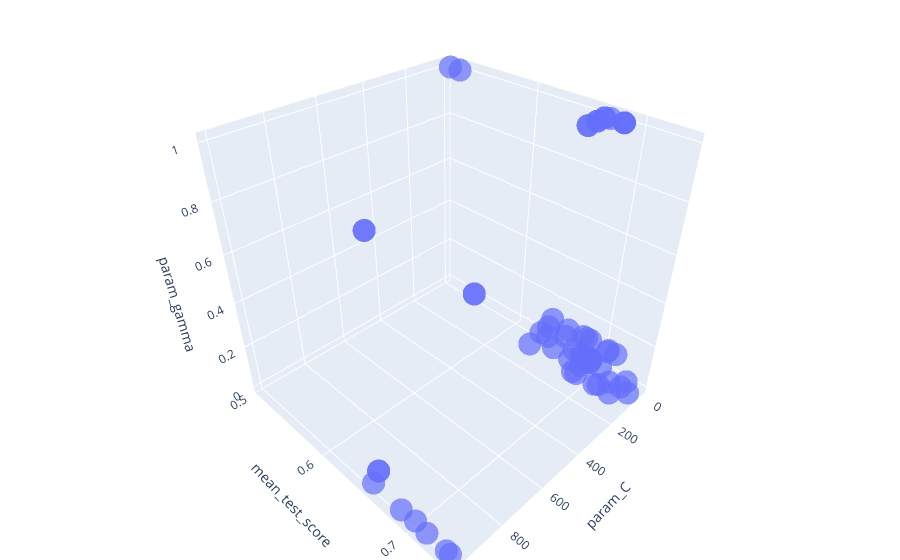

Notebook code cell kept with this figure:
### Code cell
import plotly
import plotly.express as px

fig = px.scatter_3d(GridSearchResult_rbf_WeightedClean[['param_C','mean_test_score','param_gamma']],
                    x = 'param_C',
                    y = 'mean_test_score',
                    z = 'param_gamma',
                    opacity = 0.7)

fig.update_layout(margin = dict(l=0, r=0, b=0, t=0))

### Figure 1 — Plotly figure (JSON) as saved in the notebook; plotly's stock layout.template omitted (floating-point values rounded to 4 significant figures)
{"data": [{"hovertemplate": "param_C=%{x}<br>mean_test_score=%{y}<br>param_gamma=%{z}<extra></extra>", "legendgroup": "", "marker": {"color": "#636efa", "opacity": 0.7, "symbol": "circle"}, "mode": "markers", "name": "", "scene": "scene", "showlegend": false, "type": "scatter3d", "x": [0.1, 0.1, 0.1, 0.1, 0.1, 0.1, 0.1, 0.1, 0.1, 0.1, 0.5, 0.5, 0.5, 0.5, 0.5, 0.5, 0.5, 0.5, 0.5, 0.5, 1, 1, 1, 1, 1, 1, 1, 1, 1, 1, 10, 10, 10, 10, 10, 10, 10, 10, 10, 10, 50, 50, 50, 50, 50, 50, 50, 50, 50, 50, 100, 100, 100, 100, 100, 100, 100, 100, 100, 100, 1000, 1000, 1000, 1000, 1000, 1000, 1000, 1000, 1000, 1000], "y": [0.507, 0.6431, 0.6707, 0.5423, 0.5423, 0.686, 0.686, 0.686, 0.686, 0.686, 0.5189, 0.6821, 0.6821, 0.686, 0.686, 0.686, 0.7132, 0.686, 0.686, 0.686, 0.6744, 0.6784, 0.6784, 0.6859, 0.686, 0.6861, 0.7055, 0.69, 0.686, 0.686, 0.6704, 0.6629, 0.7017, 0.6899, 0.682, 0.6704, 0.7056, 0.7288, 0.6899, 0.686, 0.6704, 0.6472, 0.6553, 0.7173, 0.6742, 0.6704, 0.6668, 0.7289, 0.7365, 0.686, 0.6704, 0.6474, 0.636, 0.7096, 0.686, 0.6704, 0.6552, 0.7133, 0.725, 0.6899, 0.6704, 0.663, 0.6552, 0.6863, 0.7134, 0.6704, 0.663, 0.7017, 0.7368, 0.7328], "z": [1, 0.1, 0.01, 0.001, 0.0001, 1, 0.1, 0.01, 0.001, 0.0001, 1, 0.1, 0.01, 0.001, 0.0001, 1, 0.1, 0.01, 0.001, 0.0001, 1, 0.1, 0.01, 0.001, 0.0001, 1, 0.1, 0.01, 0.001, 0.0001, 1, 0.1, 0.01, 0.001, 0.0001, 1, 0.1, 0.01, 0.001, 0.0001, 1, 0.1, 0.01, 0.001, 0.0001, 1, 0.1, 0.01, 0.001, 0.0001, 1, 0.1, 0.01, 0.001, 0.0001, 1, 0.1, 0.01, 0.001, 0.0001, 1, 0.1, 0.01, 0.001, 0.0001, 1, 0.1, 0.01, 0.001, 0.0001]}], "layout": {"legend": {"tracegroupgap": 0}, "margin": {"b": 0, "l": 0, "r": 0, "t": 0}, "scene": {"domain": {"x": [0, 1], "y": [0, 1]}, "xaxis": {"title": {"text": "param_C"}}, "yaxis": {"title": {"text": "mean_test_score"}}, "zaxis": {"title": {"text": "param_gamma"}}}}}
